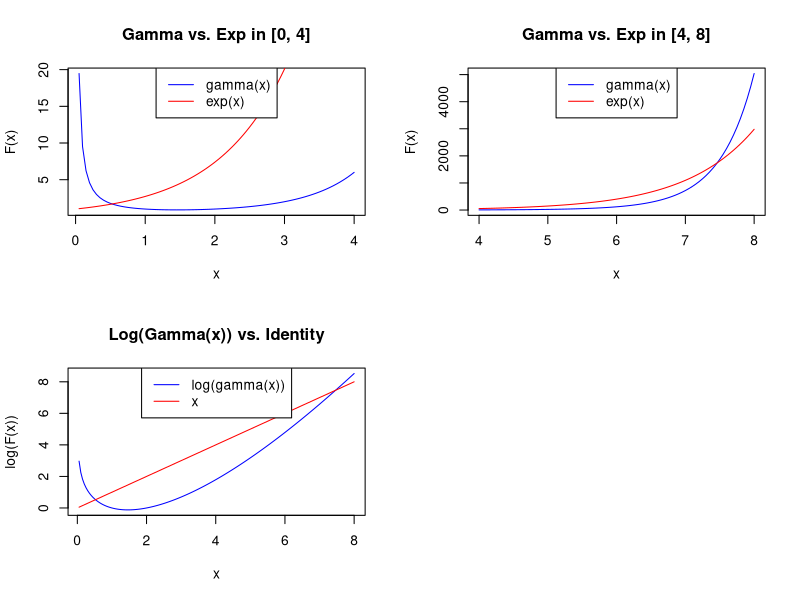

Write R code to recreate this figure.
# ever wondered what happens with the exponential and gamma functions? remember
# Gamma is a continuous extension to the Factorial with:
# Gamma(k) = k * Gamma(k - 1), so the question generalizes the: What happens
# with Exponential and Factorial functions

rm(list = ls())

par(mfrow = c(2, 2))

p = seq(0.05, 4, 0.05)

plot(p, gamma(p), type = 'l', col = 'blue', xlab = 'x', ylab = 'F(x)')
lines(p, exp(p), col = 'red')
legend('top', c('gamma(x)', 'exp(x)'),
       lty=c(rep('solid',2),rep('solid',3)), col=c('blue', 'red'))
title('Gamma vs. Exp in [0, 4]')

p = seq(4, 8, 0.05)

plot(p, gamma(p), type = 'l', col = 'blue', xlab = 'x', ylab = 'F(x)')
lines(p, exp(p), col = 'red')
legend('top', c('gamma(x)', 'exp(x)'),
       lty=c(rep('solid',2),rep('solid',3)), col=c('blue', 'red'))
title('Gamma vs. Exp in [4, 8]')

p = seq(.05, 8, 0.05)
plot(p, log(gamma(p)), type = 'l', col = 'blue', xlab = 'x', ylab = 'log(F(x))')
lines(p, p, type = 'l', col = 'red')
legend('top', c('log(gamma(x))', 'x'),
       lty=c(rep('solid',2),rep('solid',3)), col=c('blue', 'red'))
title('Log(Gamma(x)) vs. Identity')

par(mfrow = c(1, 1))
